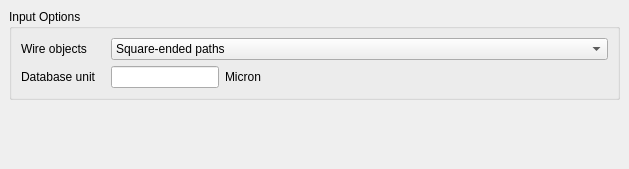
<ui version="4.0" >
 <class>CIFReaderOptionPage</class>
 <widget class="QWidget" name="CIFReaderOptionPage" >
  <property name="geometry" >
   <rect>
    <x>0</x>
    <y>0</y>
    <width>629</width>
    <height>169</height>
   </rect>
  </property>
  <property name="windowTitle" >
   <string>Form</string>
  </property>
  <layout class="QVBoxLayout" >
   <property name="margin" >
    <number>9</number>
   </property>
   <property name="spacing" >
    <number>6</number>
   </property>
   <item>
    <widget class="QGroupBox" name="groupBox" >
     <property name="title" >
      <string>Input Options</string>
     </property>
     <layout class="QGridLayout" >
      <property name="margin" >
       <number>9</number>
      </property>
      <property name="spacing" >
       <number>6</number>
      </property>
      <item row="1" column="0" >
       <widget class="QLabel" name="label_2" >
        <property name="text" >
         <string>Database unit   </string>
        </property>
       </widget>
      </item>
      <item row="0" column="0" >
       <widget class="QLabel" name="label" >
        <property name="text" >
         <string>Wire objects</string>
        </property>
       </widget>
      </item>
      <item row="1" column="1" >
       <widget class="QLineEdit" name="dbu_le" >
        <property name="sizePolicy" >
         <sizepolicy>
          <hsizetype>5</hsizetype>
          <vsizetype>0</vsizetype>
          <horstretch>0</horstretch>
          <verstretch>0</verstretch>
         </sizepolicy>
        </property>
       </widget>
      </item>
      <item row="0" column="1" colspan="2" >
       <widget class="QComboBox" name="wire_mode_cb" >
        <property name="sizePolicy" >
         <sizepolicy>
          <hsizetype>7</hsizetype>
          <vsizetype>0</vsizetype>
          <horstretch>0</horstretch>
          <verstretch>0</verstretch>
         </sizepolicy>
        </property>
        <item>
         <property name="text" >
          <string>Square-ended paths</string>
         </property>
        </item>
        <item>
         <property name="text" >
          <string>Flush paths</string>
         </property>
        </item>
        <item>
         <property name="text" >
          <string>Round-ended paths</string>
         </property>
        </item>
       </widget>
      </item>
      <item row="1" column="2" >
       <widget class="QLabel" name="label_3" >
        <property name="sizePolicy" >
         <sizepolicy>
          <hsizetype>7</hsizetype>
          <vsizetype>5</vsizetype>
          <horstretch>0</horstretch>
          <verstretch>0</verstretch>
         </sizepolicy>
        </property>
        <property name="text" >
         <string>Micron</string>
        </property>
       </widget>
      </item>
     </layout>
    </widget>
   </item>
   <item>
    <spacer>
     <property name="orientation" >
      <enum>Qt::Vertical</enum>
     </property>
     <property name="sizeHint" >
      <size>
       <width>524</width>
       <height>51</height>
      </size>
     </property>
    </spacer>
   </item>
  </layout>
 </widget>
 <tabstops>
  <tabstop>wire_mode_cb</tabstop>
  <tabstop>dbu_le</tabstop>
 </tabstops>
 <resources/>
 <connections/>
</ui>
